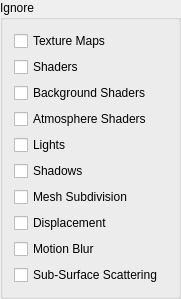
       <widget class="QGroupBox" name="groupBox_4">
        <property name="geometry">
         <rect>
          <x>550</x>
          <y>10</y>
          <width>181</width>
          <height>251</height>
         </rect>
        </property>
        <property name="sizePolicy">
         <sizepolicy hsizetype="Preferred" vsizetype="Fixed">
          <horstretch>0</horstretch>
          <verstretch>0</verstretch>
         </sizepolicy>
        </property>
        <property name="mouseTracking">
         <bool>false</bool>
        </property>
        <property name="contextMenuPolicy">
         <enum>Qt::DefaultContextMenu</enum>
        </property>
        <property name="title">
         <string>Ignore</string>
        </property>
        <property name="alignment">
         <set>Qt::AlignLeading|Qt::AlignLeft|Qt::AlignTop</set>
        </property>
        <property name="flat">
         <bool>false</bool>
        </property>
        <property name="checkable">
         <bool>false</bool>
        </property>
        <layout class="QVBoxLayout" name="verticalLayout">
         <property name="sizeConstraint">
          <enum>QLayout::SetDefaultConstraint</enum>
         </property>
         <item>
          <widget class="QCheckBox" name="mainTabIgnoreTextureMapsCheckBox">
           <property name="statusTip">
            <string>Ignores all maps defined in the .ass files.</string>
           </property>
           <property name="text">
            <string>Texture Maps</string>
           </property>
          </widget>
         </item>
         <item>
          <widget class="QCheckBox" name="mainTabIgnoreShadersCheckBox">
           <property name="statusTip">
            <string>Ignores all shaders defined in the .ass files.</string>
           </property>
           <property name="text">
            <string>Shaders</string>
           </property>
          </widget>
         </item>
         <item>
          <widget class="QCheckBox" name="mainTabIgnoreBackgroundShadersCheckBox">
           <property name="statusTip">
            <string>Ignores all background shaders defined in the .ass files.</string>
           </property>
           <property name="text">
            <string>Background Shaders</string>
           </property>
          </widget>
         </item>
         <item>
          <widget class="QCheckBox" name="mainTabIgnoreAtmosphereShadersCheckBox">
           <property name="statusTip">
            <string>Ignores all atmosphere shaders defined in the .ass files.</string>
           </property>
           <property name="text">
            <string>Atmosphere Shaders</string>
           </property>
          </widget>
         </item>
         <item>
          <widget class="QCheckBox" name="mainTabIgnoreLightsCheckBox">
           <property name="statusTip">
            <string>Ignores all lights defined in the .ass files.</string>
           </property>
           <property name="text">
            <string>Lights</string>
           </property>
          </widget>
         </item>
         <item>
          <widget class="QCheckBox" name="mainTabIgnoreShadowsCheckBox">
           <property name="statusTip">
            <string>Ignores all shadows defined in the .ass files.</string>
           </property>
           <property name="text">
            <string>Shadows</string>
           </property>
          </widget>
         </item>
         <item>
          <widget class="QCheckBox" name="mainTabIgnoreMeshSubdivisionCheckBox">
           <property name="statusTip">
            <string>Ignores all mesh subdivision defined in the .ass files.</string>
           </property>
           <property name="text">
            <string>Mesh Subdivision</string>
           </property>
          </widget>
         </item>
         <item>
          <widget class="QCheckBox" name="mainTabIgnoreDisplacementCheckBox">
           <property name="statusTip">
            <string>Ignores all displacements defined in the .ass files.</string>
           </property>
           <property name="text">
            <string>Displacement</string>
           </property>
          </widget>
         </item>
         <item>
          <widget class="QCheckBox" name="mainTabIgnoreMotionBlurCheckBox">
           <property name="statusTip">
            <string>Ignores all motion blur defined in the .ass files.</string>
           </property>
           <property name="text">
            <string>Motion Blur</string>
           </property>
          </widget>
         </item>
         <item>
          <widget class="QCheckBox" name="mainTabIgnoreSSSCheckBox">
           <property name="statusTip">
            <string>Ignores all SSS defined in the .ass files.</string>
           </property>
           <property name="text">
            <string>Sub-Surface Scattering</string>
           </property>
          </widget>
         </item>
        </layout>
       </widget>
